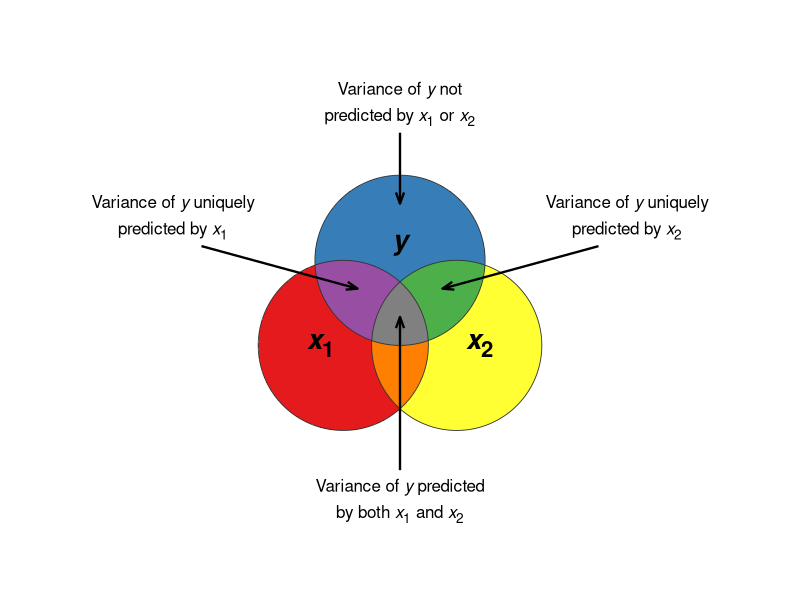
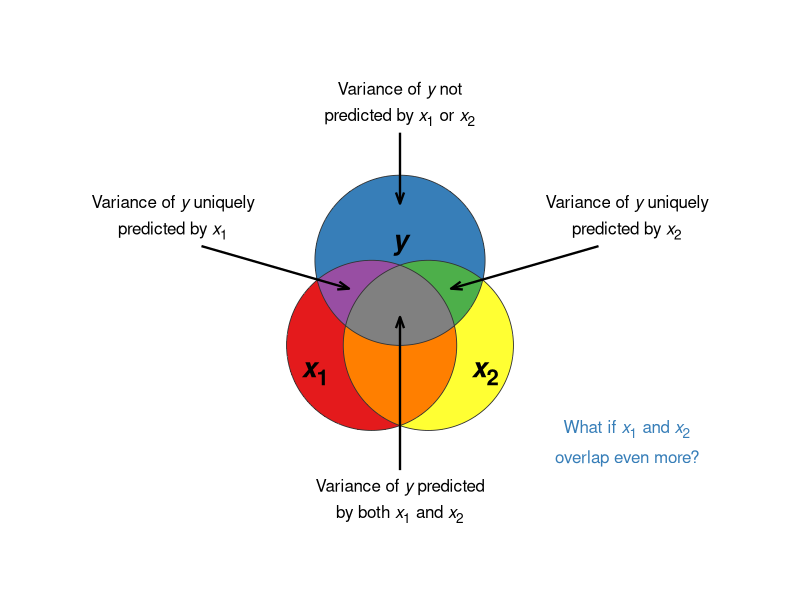
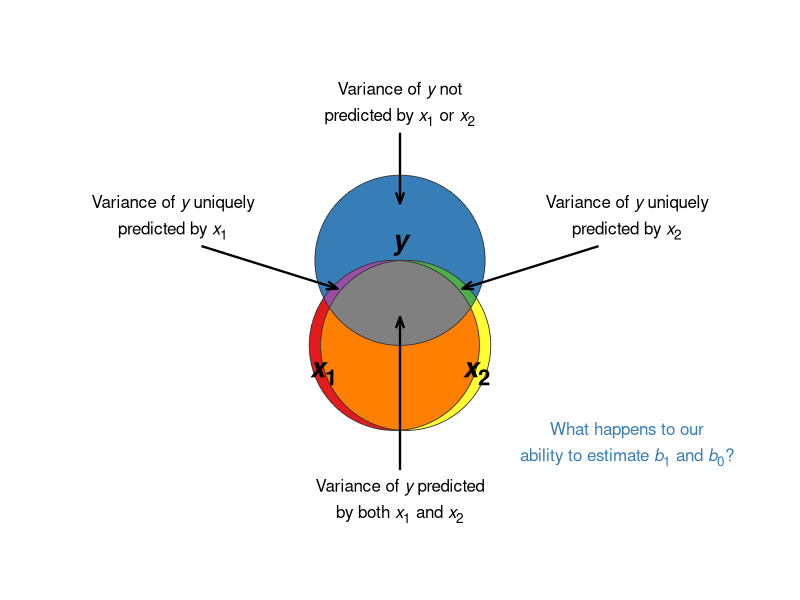
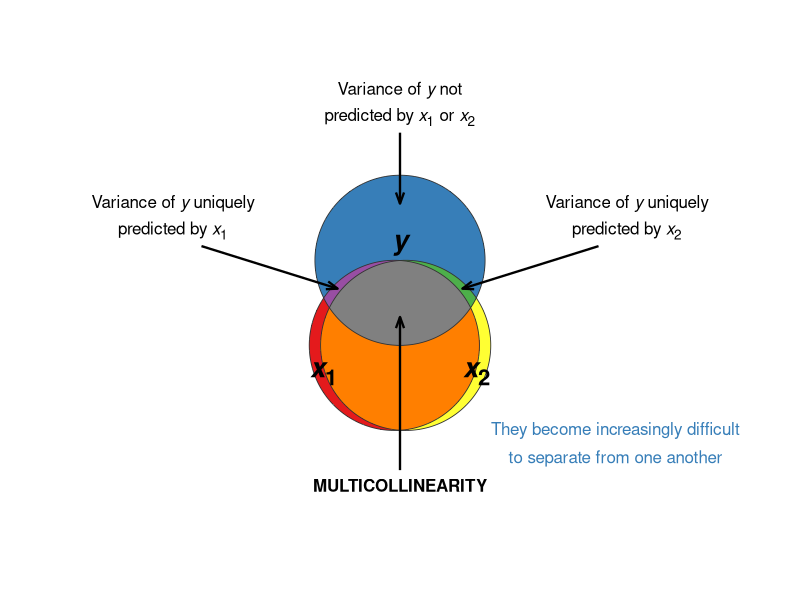
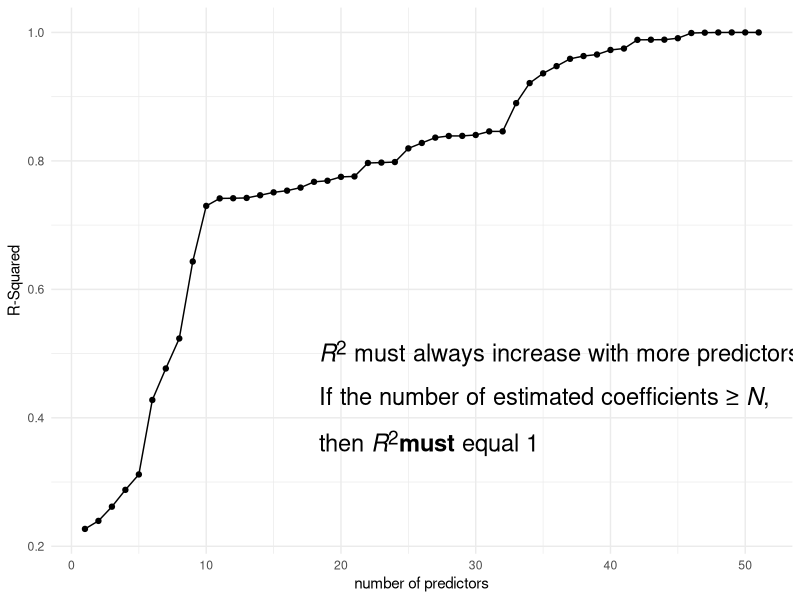
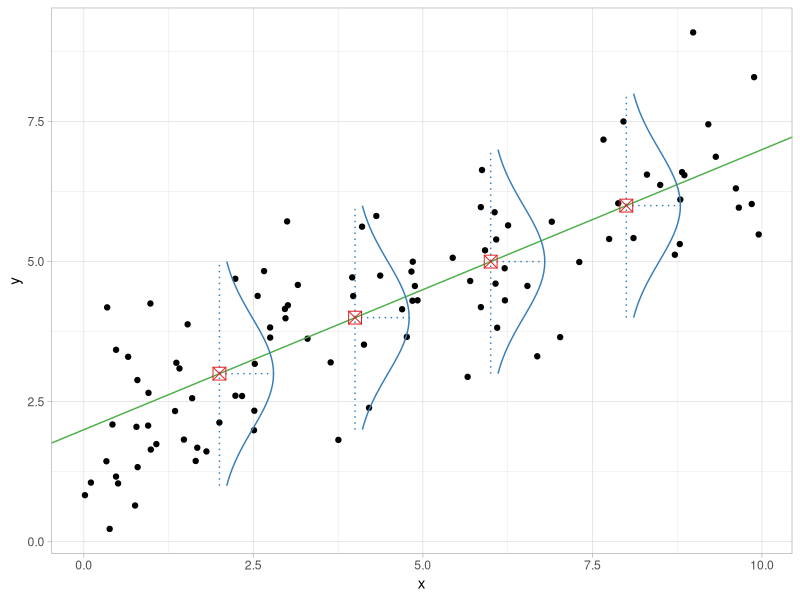
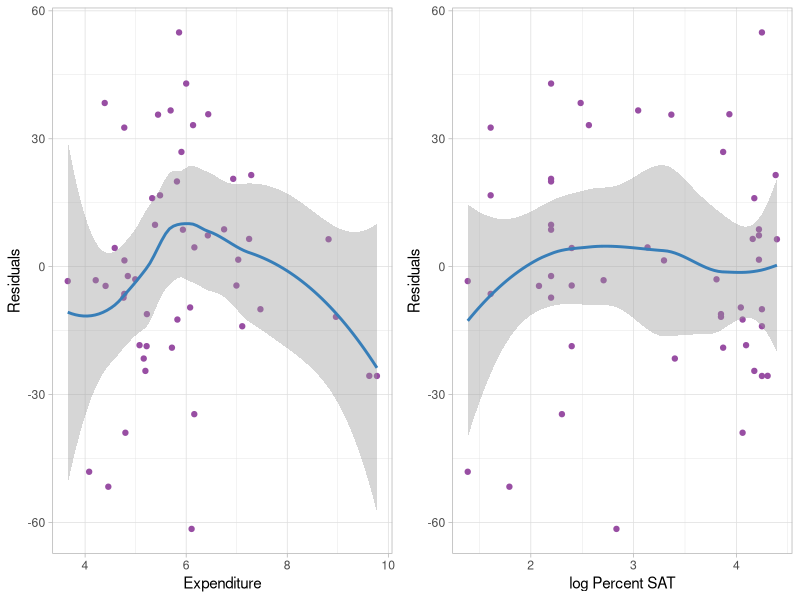
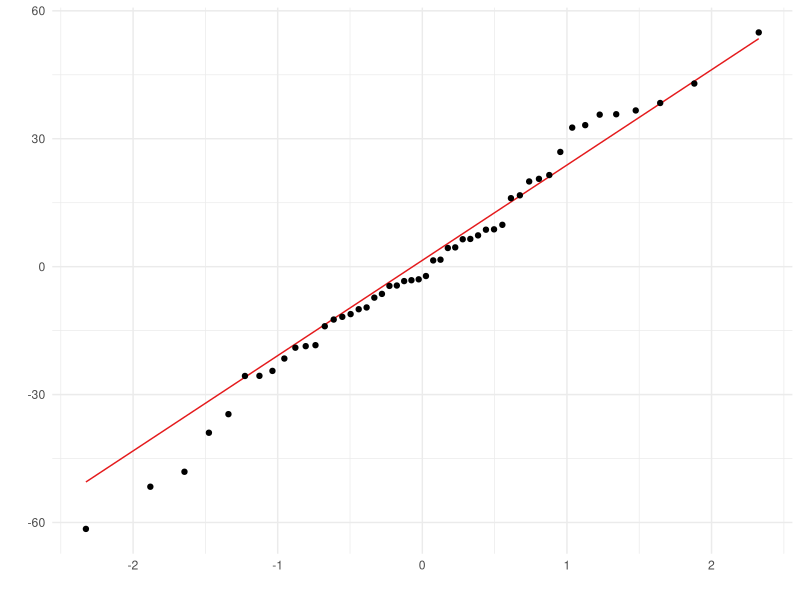

Source code (R) for these figures, in order:
## ---- chunk 1
#| echo: false

library(knitr)
library(formatR)
library(readxl)
library(tidyverse)
library(ggtext)
library(gridExtra, warn.conflicts = FALSE)

options(width = 60)
opts_chunk$set(out.width = '100%')

opts_knit$set(global.par = TRUE)
opts_chunk$set(echo = FALSE, warning = FALSE, message = FALSE, comment = '', class.output = 'sh',
               fig.width = 8, fig.height = 5, fig.align = "center")

options(useFancyQuotes = FALSE)

my_red <- "#E41A1C"
my_blue <- "#377EB8"
my_green <- "#4DAF4A"
my_purple <- "#984EA3"
my_orange <- "#FF7F00"
my_yellow <- "#FFFF33"
my_red2 <- "#FBB4AE" 
my_blue2 <- "#B3CDE3" 
my_green2 <- "#CCEBC5" 
my_purple2 <- "#DECBE4"
my_orange2 <- "#FED9A6"
my_yellow2 <- "#FFFFCC"

# ---------------------------------------------------------------------------
# Helper functions (these replace the TikZ drawing / overlay code in the .Rmd)
# ---------------------------------------------------------------------------

# --- Venn diagrams (replaces the TikZ circles) ------------------------------
# y circle is fixed at (0, 0); x1 and x2 circles sit at (-d, -1.5) and (d, -1.5)
make_venn <- function(d, x1_lab, x2_lab, arrow_x,
                      bottom = c("Variance of <i>y</i> predicted",
                                 "by both <i>x</i><sub>1</sub> and <i>x</i><sub>2</sub>"),
                      note = NULL, note_x = 4, note_y = c(-3, -3.5),
                      r = 1.5, n = 600) {

  cy  <- c(0, 0)
  cx1 <- c(-d, -1.5)
  cx2 <- c(d, -1.5)

  # circle outlines
  tt <- seq(0, 2 * pi, length.out = 300)
  circ <- function(cc, g) data.frame(x = cc[1] + r * cos(tt), y = cc[2] + r * sin(tt), group = g)
  circles <- rbind(circ(cy, "y"), circ(cx1, "x1"), circ(cx2, "x2"))

  # fill each distinct region on a fine grid
  grid <- expand.grid(x = seq(-3, 3, length.out = n), y = seq(-3.2, 1.7, length.out = n))
  in_y  <- (grid$x - cy[1])^2  + (grid$y - cy[2])^2  <= r^2
  in_x1 <- (grid$x - cx1[1])^2 + (grid$y - cx1[2])^2 <= r^2
  in_x2 <- (grid$x - cx2[1])^2 + (grid$y - cx2[2])^2 <= r^2
  fill <- rep(NA_character_, nrow(grid))
  fill[in_x1 & !in_y & !in_x2] <- my_red
  fill[in_x2 & !in_y & !in_x1] <- my_yellow
  fill[in_y & !in_x1 & !in_x2] <- my_blue
  fill[in_y & in_x1 & !in_x2]  <- my_purple   # y and x1 only
  fill[in_y & in_x2 & !in_x1]  <- my_green    # y and x2 only
  fill[in_x1 & in_x2 & !in_y]  <- my_orange   # x1 and x2 only
  fill[in_y & in_x1 & in_x2]   <- "#808080"   # all three
  grid$fill <- fill

  # labels inside the circles
  labs_df <- data.frame(
    x = c(0, x1_lab[1], x2_lab[1]),
    y = c(0.3, x1_lab[2], x2_lab[2]),
    label = c("<b><i>y</i></b>", "<b><i>x</i><sub>1</sub></b>", "<b><i>x</i><sub>2</sub></b>")
  )

  # annotation text (one row per line of text, as in the TikZ nodes)
  txt <- data.frame(
    x = c(0, 0, -4, -4, 4, 4),
    y = c(3, 2.5, 1, 0.5, 1, 0.5),
    label = c("Variance of <i>y</i> not",
              "predicted by <i>x</i><sub>1</sub> or <i>x</i><sub>2</sub>",
              "Variance of <i>y</i> uniquely",
              "predicted by <i>x</i><sub>1</sub>",
              "Variance of <i>y</i> uniquely",
              "predicted by <i>x</i><sub>2</sub>"),
    color = "black"
  )
  txt <- rbind(txt, data.frame(x = 0, y = c(-4, -4.5)[seq_along(bottom)],
                               label = bottom, color = "black"))
  if (!is.null(note)) {
    txt <- rbind(txt, data.frame(x = note_x, y = note_y[seq_along(note)],
                                 label = note, color = my_blue))
  }

  arrows <- data.frame(
    x    = c(0, -3.5, 3.5, 0),
    y    = c(2.25, 0.25, 0.25, -3.7),
    xend = c(0, -arrow_x, arrow_x, 0),
    yend = c(1, -0.5, -0.5, -1)
  )

  ggplot() +
    geom_raster(data = grid, aes(x = x, y = y, fill = fill)) +
    scale_fill_identity(na.value = "transparent") +
    geom_path(data = circles, aes(x = x, y = y, group = group),
              color = "grey20", linewidth = 0.3) +
    geom_richtext(data = labs_df, aes(x = x, y = y, label = label),
                  size = 7, fill = NA, label.color = NA) +
    geom_richtext(data = txt, aes(x = x, y = y, label = label, color = color),
                  size = 4.3, fill = NA, label.color = NA) +
    scale_color_identity() +
    geom_segment(data = arrows, aes(x = x, y = y, xend = xend, yend = yend),
                 linewidth = 0.8, arrow = arrow(length = unit(0.3, "cm"), angle = 20)) +
    coord_fixed(xlim = c(-6.3, 6.3), ylim = c(-5, 3.6), clip = "off") +
    theme_void() +
    theme(legend.position = "none", plot.margin = margin(5, 5, 5, 5))
}

# --- Custom HTML for annotated R output (replaces TikZ overlays on output) ----

emit_html <- function(x) cat("```{=html}\n", x, "\n```\n", sep = "")

# an outlined, rounded highlight around a piece of text
hl_span <- function(txt, color) {
  sprintf('<span style="box-shadow: 0 0 0 3px %s; border-radius: 0.6em; padding: 0 2px;">%s</span>',
          color, htmltools::htmlEscape(txt))
}

# R console-style output block built from HTML lines (one <span> per line)
out_block <- function(lines_html, font_px = NULL, line_px = NULL) {
  st <- ""
  if (!is.null(font_px)) st <- sprintf("font-size:%spx; line-height:%spx;", font_px, line_px)
  lines_html[lines_html == ""] <- "&nbsp;"
  paste0('<div class="cell-output cell-output-stdout"><pre style="', st, '">',
         '<code style="max-height:none; overflow:visible;">',
         paste0('<span style="display:block;">', lines_html, '</span>', collapse = ""),
         '</code></pre></div>')
}

# circle the printed value that belongs to `name` in a printed named vector
hl_named_vector <- function(out, name, color) {
  html <- htmltools::htmlEscape(out)
  for (i in seq_len(length(out) - 1)) {
    m <- regexpr(paste0("(?<![A-Za-z0-9])", name, "(?![A-Za-z0-9])"), out[i], perl = TRUE)
    if (m > 0) {
      e <- as.integer(m) + nchar(name) - 1
      v <- out[i + 1]
      left <- substr(v, 1, e)
      ts <- as.integer(regexpr("[^ ]+$", left))
      html[i + 1] <- paste0(htmltools::htmlEscape(substr(v, 1, ts - 1)),
                            hl_span(substr(left, ts, e), color),
                            htmltools::htmlEscape(substr(v, e + 1, nchar(v))))
    }
  }
  html
}

# line + arrowhead (arrowhead sits at the start point x0, y0)
arrow_svg <- function(x0, y0, x1, y1, color, len = 18, half_w = 8) {
  ang <- atan2(y1 - y0, x1 - x0)
  bx <- x0 + len * cos(ang); by <- y0 + len * sin(ang)
  px <- -sin(ang); py <- cos(ang)
  sprintf('<line x1="%.1f" y1="%.1f" x2="%.1f" y2="%.1f" stroke="%s" stroke-width="3"/><polygon points="%.1f,%.1f %.1f,%.1f %.1f,%.1f" fill="%s"/>',
          x0, y0, x1, y1, color,
          x0, y0, bx + half_w * px, by + half_w * py, bx - half_w * px, by - half_w * py, color)
}
## ---- chunk 2
#| include: false

library(carData)
data("Wong")
## ---- chunk 3
#| results: asis

# Annotated regression output: highlighted coefficient rows, arrows, and callouts
options(width = 60)
fit_wong <- lm(piq ~ viq + sex, Wong)
out <- gsub("\t", "  ", capture.output(summary(fit_wong)))
out <- out[cumsum(nzchar(out)) > 0]            # drop leading blank line(s)
out <- out[seq_len(max(which(nzchar(out))))]   # drop trailing blank line(s)

lh <- 24            # line height (px)
fs <- 17            # font size (px)
w  <- 660           # width of the output box (px)
callout_x <- 730    # left edge of the callouts (px)

pats     <- c("^\\(Intercept\\)", "^viq", "^sexMale")
cols     <- c(my_blue, my_orange, my_purple)
idx      <- sapply(pats, function(p) grep(p, out)[1])
target_y <- c(192, 300, 408)     # vertical centre of each callout (px)

line_html <- vapply(seq_along(out), function(i) {
  txt <- if (nchar(out[i]) == 0) "&nbsp;" else htmltools::htmlEscape(out[i])
  k <- match(i, idx)
  extra <- if (is.na(k)) "" else
    sprintf("box-shadow: inset 0 0 0 3px %s; background: %s26;", cols[k], cols[k])
  sprintf('<div style="height:%dpx; line-height:%dpx; %s">%s</div>', lh, lh, extra, txt)
}, character(1))

arrows_html <- paste(
  mapply(function(i, ty, col) arrow_svg(w, (i - 0.5) * lh, callout_x - 10, ty, col),
         idx, target_y, cols),
  collapse = "")

callouts <- c("Intercept:<br>Predicted PIQ for<br>female with VIQ = 0",
              "Predicted increase in PIQ for a<br>one-point increase in VIQ,<br>holding sex constant",
              "Predicted decrease in<br>PIQ for males, holding<br>VIQ constant")
callout_html <- sprintf(
  '<div style="position:absolute; left:%dpx; top:%dpx; color:%s; font-size:20px; line-height:28px; white-space:nowrap;">%s</div>',
  callout_x, target_y - 42, cols, callouts)

emit_html(paste0(
  '<div style="position:absolute; left:0; top:0; width:', w,
  'px; box-sizing:border-box; padding:0 10px; background:#f5f5f5; border-radius:6px; ',
  'font-family:SFMono-Regular,Menlo,Monaco,Consolas,monospace; font-size:', fs,
  'px; white-space:pre; overflow:hidden;">', paste(line_html, collapse = ""), '</div>',
  '<svg width="1500" height="520" style="position:absolute; left:0; top:0; pointer-events:none; overflow:visible;">',
  arrows_html, '</svg>',
  paste(callout_html, collapse = "")
))
## ---- chunk 4
#| fig-width: 8
#| fig-height: 5.4

make_venn(d = 1, x1_lab = c(-1.4, -1.5), x2_lab = c(1.4, -1.5), arrow_x = 0.75)
## ---- chunk 5
#| fig-width: 8
#| fig-height: 5.4

make_venn(d = 0.5, x1_lab = c(-1.5, -2), x2_lab = c(1.5, -2), arrow_x = 0.9,
          note = c("What if <i>x</i><sub>1</sub> and <i>x</i><sub>2</sub>",
                   "overlap even more?"))
## ---- chunk 6
#| fig-width: 8
#| fig-height: 5.4

make_venn(d = 0.1, x1_lab = c(-1.35, -2), x2_lab = c(1.35, -2), arrow_x = 1.1,
          note = c("What happens to our",
                   "ability to estimate <i>b</i><sub>1</sub> and <i>b</i><sub>0</sub>?"))
## ---- chunk 7
#| fig-width: 8
#| fig-height: 5.4

make_venn(d = 0.1, x1_lab = c(-1.35, -2), x2_lab = c(1.35, -2), arrow_x = 1.1,
          bottom = "<b>MULTICOLLINEARITY</b>",
          note = c("They become increasingly difficult",
                   "to separate from one another"),
          note_x = 3.8)
## ---- chunk 8
#| message: false

library(tidyverse)
dat <- readxl::read_xlsx("../../data/States.xlsx", sheet = 1)
dat <- dat |> mutate(logPctSAT = log(PctSAT)) 
## ---- chunk 9
#| echo: true

lm2 <- lm(SAT ~ Expend + logPctSAT, dat)
coef(lm2)
## ---- chunk 10
#| fig-width: 11
#| fig-height: 5

# library(readxl)
# dat <- read_xlsx("~/Dropbox/Teaching/Fordham/Grad Intro Stats/Lectures/Data/States.xlsx")
subdat <- dat |> dplyr::select(-State, -Abbreviation, -PctBiden2020)
r2 <- numeric(51)
for(i in 1:51){
  r2[i] <- summary(lm(dat$PctBiden2020 ~ as.matrix(subdat[, 1:i])))$r.squared
}
r2 <- tibble(p = 1:51, R2 = r2)

ggplot(r2, aes(p, R2)) + geom_point() + geom_path() + 
  labs(x = "number of predictors", y = "R-Squared") + 
  theme_minimal() +
  annotate("richtext", x = 18, y = 0.50, hjust = 0, size = 6, fill = NA, label.color = NA,
           label = "<i>R</i><sup>2</sup> must always increase with more predictors") +
  annotate("richtext", x = 18, y = 0.43, hjust = 0, size = 6, fill = NA, label.color = NA,
           label = "If the number of estimated coefficients ≥ <i>N</i>,") +
  annotate("richtext", x = 18, y = 0.36, hjust = 0, size = 6, fill = NA, label.color = NA,
           label = "then <i>R</i><sup>2</sup> <b>must</b> equal 1")
## ---- chunk 11
#| results: asis

# Coefficients from a model with more predictors than observations; the last
# rows (all NA) are boxed in green, as in the original TikZ overlay.
options(width = 110)
out <- capture.output(
  print(round(coef(lm(SAT ~ ., dat |> dplyr::select(-State, -Abbreviation))), 3)[-1])
)
options(width = 60)

n <- length(out)
body_html <- htmltools::htmlEscape(out)
body_html[body_html == ""] <- "&nbsp;"
plain <- paste0('<span style="display:block;">', body_html[seq_len(n - 4)], '</span>', collapse = "")
boxed <- paste0('<span style="display:block; box-shadow: 0 0 0 3px ', my_green,
                '; border-radius: 4px;">',
                paste0('<span style="display:block;">', body_html[(n - 3):n], '</span>', collapse = ""),
                '</span>')

emit_html(paste0(
  '<div class="cell-output cell-output-stdout"><pre style="font-size:17px; line-height:21px;">',
  '<code style="max-height:none; overflow:visible;">', plain, boxed, '</code></pre></div>'
))
## ---- chunk 12
#| echo: true
#| message: false

library(car)
lm1 <- lm(SAT ~ Expend + PctSAT, dat)
vif(lm1)
## ---- chunk 13
#| echo: true

lm2 <- lm(SAT ~ Expend + PctSAT + Salary, dat)
vif(lm2)
## ---- chunk 14
#| echo: true

1 / vif(lm2)
## ---- chunk 15
#| echo: true

1 - summary(lm(Expend ~ PctSAT + Salary, dat))$r.squared
1 - summary(lm(PctSAT ~ Expend + Salary, dat))$r.squared
1 - summary(lm(Salary ~ Expend + PctSAT, dat))$r.squared
## ---- chunk 16
set.seed(30)
n <- 100
x <- runif(n, 0, 10)
y <- 2 + .5 * x + rnorm(n, sd = 1)
y1 <- seq(-2, 2, by = .1)
ggplot() + geom_point(aes(x, y)) + geom_abline(intercept = 2, slope = .5, color = my_green) +
  geom_path(aes(x = 2 + 2 * dnorm(y1), y = 2 + .5 * 2 + y1), color = my_blue) + 
  geom_path(aes(x = 4 + 2 * dnorm(y1), y = 2 + .5 * 4 + y1), color = my_blue) + 
  geom_path(aes(x = 6 + 2 * dnorm(y1), y = 2 + .5 * 6 + y1), color = my_blue) + 
  geom_path(aes(x = 8 + 2 * dnorm(y1), y = 2 + .5 * 8 + y1), color = my_blue) + 
  geom_segment(aes(x = 2, xend = 2 + 2 * dnorm(0), y = 3, yend = 3), color = my_blue, lty = 3) + 
  geom_segment(aes(x = 4, xend = 4 + 2 * dnorm(0), y = 4, yend = 4), color = my_blue, lty = 3) + 
  geom_segment(aes(x = 6, xend = 6 + 2 * dnorm(0), y = 5, yend = 5), color = my_blue, lty = 3) + 
  geom_segment(aes(x = 8, xend = 8 + 2 * dnorm(0), y = 6, yend = 6), color = my_blue, lty = 3) +
  geom_segment(aes(x = 2, xend = 2, y = 1, yend = 5), color = my_blue, lty = 3) +
  geom_segment(aes(x = 4, xend = 4, y = 2, yend = 6), color = my_blue, lty = 3) +
  geom_segment(aes(x = 6, xend = 6, y = 3, yend = 7), color = my_blue, lty = 3) +
  geom_segment(aes(x = 8, xend = 8, y = 4, yend = 8), color = my_blue, lty = 3) + 
  geom_point(aes(x = c(2, 4, 6, 8), y = c(3, 4, 5, 6)), color = my_red, size = 4, pch = 7) + 
  theme_light()
## ---- chunk 17
#| fig-width: 11
#| fig-height: 5

mod <- lm(SAT ~ Expend + logPctSAT, dat |> mutate(logPctSAT = log(PctSAT)))
p1 <- ggplot() + geom_point(aes(x = mod$model$Expend, y = mod$residuals), color = my_purple) + theme_light() + 
  labs(x = "Expenditure", y = "Residuals") + 
  geom_smooth(aes(x = mod$model$Expend, y = mod$residuals), method = "loess", col = my_blue) 
p2 <- ggplot() + geom_point(aes(x = mod$model$logPctSAT, y = mod$residuals), color = my_purple) + 
  theme_light() + labs(x = "log Percent SAT", y = "Residuals") + 
  geom_smooth(aes(x = mod$model$logPctSAT, y = mod$residuals), method = "loess", col = my_blue)
grid.arrange(p1, p2, nrow = 1)



## ---- chunk 18
ggplot() + geom_qq_line(aes(sample = mod$residuals), col = my_red) + 
  geom_qq(aes(sample = mod$residuals)) + theme_minimal() + 
  labs(x = "", y = "")
## ---- chunk 19

library(patchwork)

# 1. Simulate data with diminishing returns (logarithmic relationship)
set.seed(101)
n <- 300
x <- runif(n, 1, 10)
y <- 4 * log(x) + rnorm(n, sd = 0.75)
df <- data.frame(x = x, y = y)

# 2. Fit models
# Correctly specified: Account for diminishing returns using log(x)
mod_correct <- lm(y ~ log(x), data = df)
df$res_correct <- residuals(mod_correct)

# Misspecified: Naively fit a simple linear term (lm(y ~ x))
mod_misspec <- lm(y ~ x, data = df)
df$res_misspec <- residuals(mod_misspec)

# Shared theme setup
theme_residual <- function() {
  theme_minimal(base_size = 12) +
    theme(
      plot.title = element_text(face = "bold", size = 12),
      plot.subtitle = element_text(size = 10, color = "grey30"),
      panel.grid.minor = element_blank()
    )
}

# 3. Left Panel: Correct Model Residuals vs. Predictor
p_correct <- ggplot(df, aes(x = x, y = res_correct)) +
  geom_point(alpha = 0.4, color = "#2c7bb6") +
  geom_hline(yintercept = 0, linetype = "dashed", color = "firebrick", linewidth = 0.8) +
  geom_smooth(method = "loess", color = "#2c7bb6", se = FALSE, linewidth = 1) +
  labs(
    title = "Correct Specification: log(x)",
    x = "Predictor: log(x)",
    y = "Residuals (y - ŷ)"
  ) +
  coord_cartesian(ylim = c(-3.5, 3.5)) +
  theme_residual()

# 4. Right Panel: Misspecified Model Residuals vs. Predictor
p_misspec <- ggplot(df, aes(x = x, y = res_misspec)) +
  geom_point(alpha = 0.4, color = "#d7191c") +
  geom_hline(yintercept = 0, linetype = "dashed", color = "firebrick", linewidth = 0.8) +
  geom_smooth(method = "loess", color = "#d7191c", se = FALSE, linewidth = 1) +
  labs(
    title = "Misspecified Model: Linear x",
    x = "Predictor: x",
    y = "Residuals (y - ŷ)"
  ) +
  coord_cartesian(ylim = c(-3.5, 3.5)) +
  theme_residual()

# 5. Assemble side-by-side plot
p_correct + p_misspec
## ---- chunk 20

mod2 <- lm(SAT ~ Expend + PctSAT + Salary, dat)


p3 <- ggplot() + geom_point(aes(x = mod2$model$PctSAT, y = mod2$residuals), color = my_purple) + 
  theme_light() + labs(x = "Percent SAT", y = "Residuals") + 
  geom_smooth(aes(x = mod2$model$PctSAT, y = mod2$residuals), method = "loess", col = my_blue)

grid.arrange(p2, p3, nrow = 1)
## ---- chunk 21
dat <- dat |> mutate(logPctSAT = log(PctSAT)) |> column_to_rownames("Abbreviation")  
## ---- chunk 22
#| echo: true

lm2 <- lm(SAT ~ Expend + logPctSAT, dat)
round(hatvalues(lm2), 2)
3 * (2 + 1) / 50 # leverage cutoff when p = 2, N = 50
## ---- chunk 23
#| results: asis

# Same output as above, with the high-leverage state (NJ) circled in orange
options(width = 60)
out <- capture.output({
  print(round(hatvalues(lm2), 2))
  print(3 * (2 + 1) / 50)
})
emit_html(out_block(hl_named_vector(out, "NJ", my_orange)))
## ---- chunk 24
#| echo: true

dat |> summarize(Expend_mean = round(mean(Expend),2),
                 logPctSAT_mean = round(mean(logPctSAT),2), 
                 r = round(cor(Expend, logPctSAT),2))

dat |> filter(State == "New Jersey") |> select(Expend, logPctSAT)


## ---- chunk 25
#| results: asis

# Output of the code above, with the state flagged for distance (WV) circled in orange
distance_measure <- rstudent(lm2)
op <- options(width = 70, digits = 2)
out <- capture.output(print(distance_measure))
options(op)
emit_html(out_block(hl_named_vector(out, "WV", my_orange)))
## ---- chunk 26
#| fig-width: 10
#| fig-height: 5.5

ggplot(tibble(index = 1:50, DFFITS = dffits(mod), Abbr = rownames(dat)), aes(index, DFFITS)) + 
  geom_blank() + theme_minimal() + 
  geom_text(aes(label = Abbr), hjust = 0, vjust = 0, size = 4) + 
  geom_hline(aes(yintercept = .4898979), col = my_blue) + 
  geom_hline(aes(yintercept = -.4898979), col = my_blue) +
  annotate("text", x = 1, y = 0.57, hjust = 0, size = 6, color = my_green, parse = TRUE,
           label = "bold(2*sqrt((p+1)/N) ~ '=' ~ 2*sqrt(3/50) ~ '=' ~ '.49')")
## ---- chunk 27
#| fig-width: 12
#| fig-height: 5.5

DFBETAS <- as.data.frame(dfbetas(mod))
DFBETAS <- DFBETAS |> 
  pivot_longer("(Intercept)":"logPctSAT", names_to = "Coefficient", values_to = "DFBETAS") |>
  mutate(index = rep(1:50, 3), Abbr = rep(rownames(dat), 3))
ggplot(DFBETAS, aes(index, DFBETAS)) + 
  geom_blank() + theme_minimal() + 
  geom_text(aes(label = Abbr), hjust = 0, vjust = 0, size = 3.5) + 
  facet_wrap(~Coefficient) + 
  geom_hline(aes(yintercept = 0.2828427), col = my_blue) + 
  geom_hline(aes(yintercept = -0.2828427), col = my_blue)
## ---- chunk 28
#| fig-width: 12
#| fig-height: 5.5

p1 <- ggplot(tibble(index = 1:50, Cook = cooks.distance(mod), Abbr = rownames(dat)), aes(index, Cook)) + 
  geom_blank() + theme_minimal() + 
  geom_text(aes(label = Abbr), hjust = 0, vjust = 0, size = 3.5)

p2 <- ggplot(tibble(index = 1:50, COVRATIO = covratio(mod), Abbr = rownames(dat)), aes(index, COVRATIO)) + 
  geom_blank() + theme_minimal() + 
  geom_text(aes(label = Abbr), hjust = 0, vjust = 0, size = 3.5) + 
  geom_hline(yintercept = 1.12, col = my_blue)

gridExtra::grid.arrange(p1, p2, nrow = 1)
